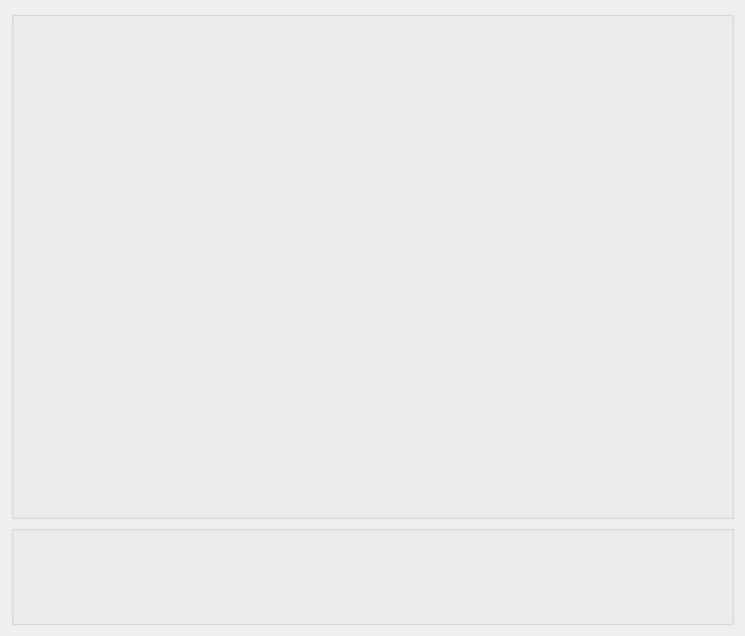
<?xml version="1.0" encoding="UTF-8"?>
<ui version="4.0">
 <class>imageViewer</class>
 <widget class="QDialog" name="imageViewer">
  <property name="geometry">
   <rect>
    <x>0</x>
    <y>0</y>
    <width>745</width>
    <height>636</height>
   </rect>
  </property>
  <property name="windowTitle">
   <string>Dialog</string>
  </property>
  <layout class="QVBoxLayout" name="verticalLayout">
   <item>
    <widget class="QGroupBox" name="drawArea">
     <property name="title">
      <string/>
     </property>
    </widget>
   </item>
   <item>
    <widget class="QGroupBox" name="groupBox_2">
     <property name="minimumSize">
      <size>
       <width>0</width>
       <height>100</height>
      </size>
     </property>
     <property name="maximumSize">
      <size>
       <width>16777215</width>
       <height>100</height>
      </size>
     </property>
     <property name="title">
      <string/>
     </property>
    </widget>
   </item>
  </layout>
 </widget>
 <resources/>
 <connections/>
</ui>
